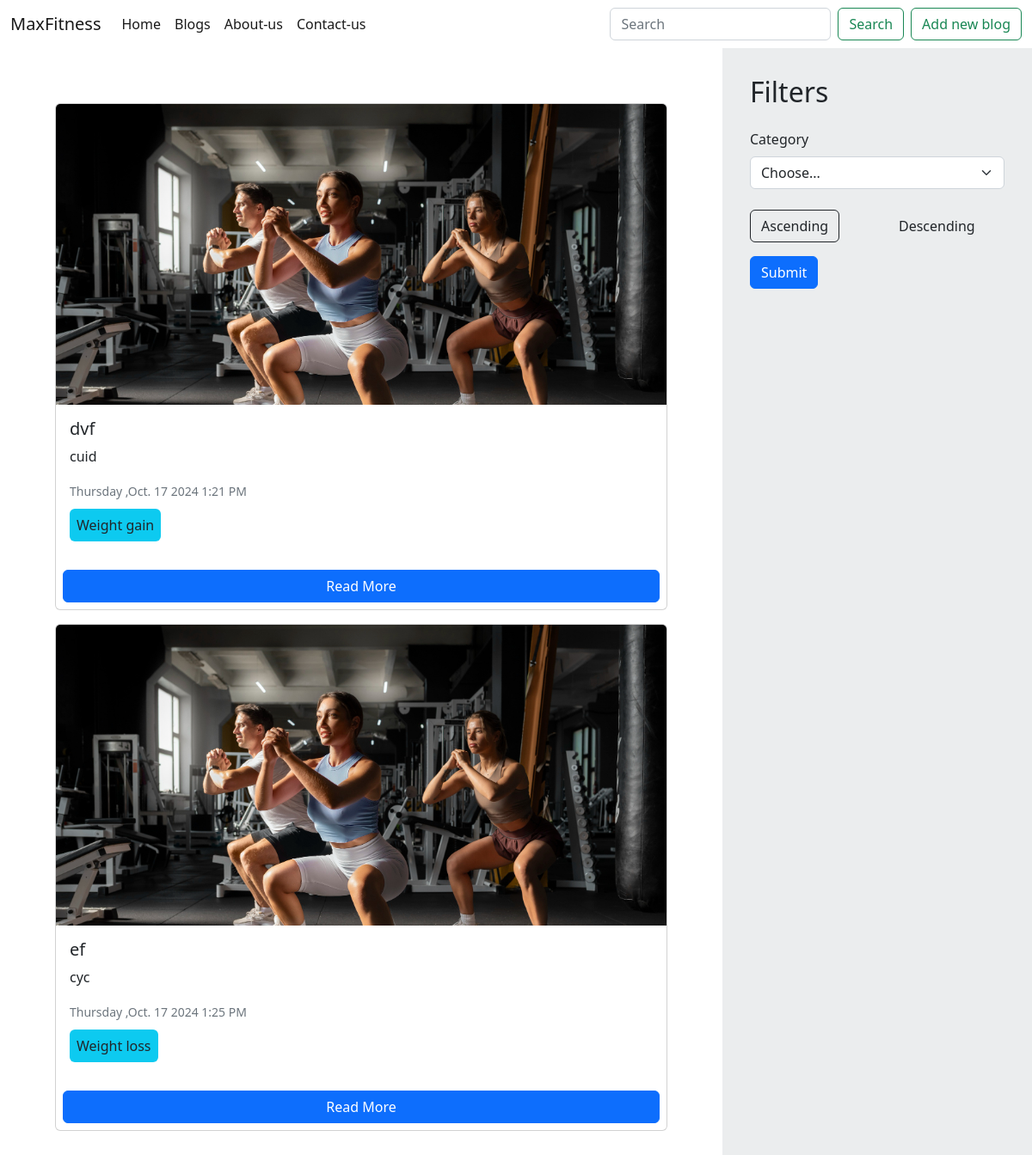
/blog/, run on an earlier commit of the app's database.
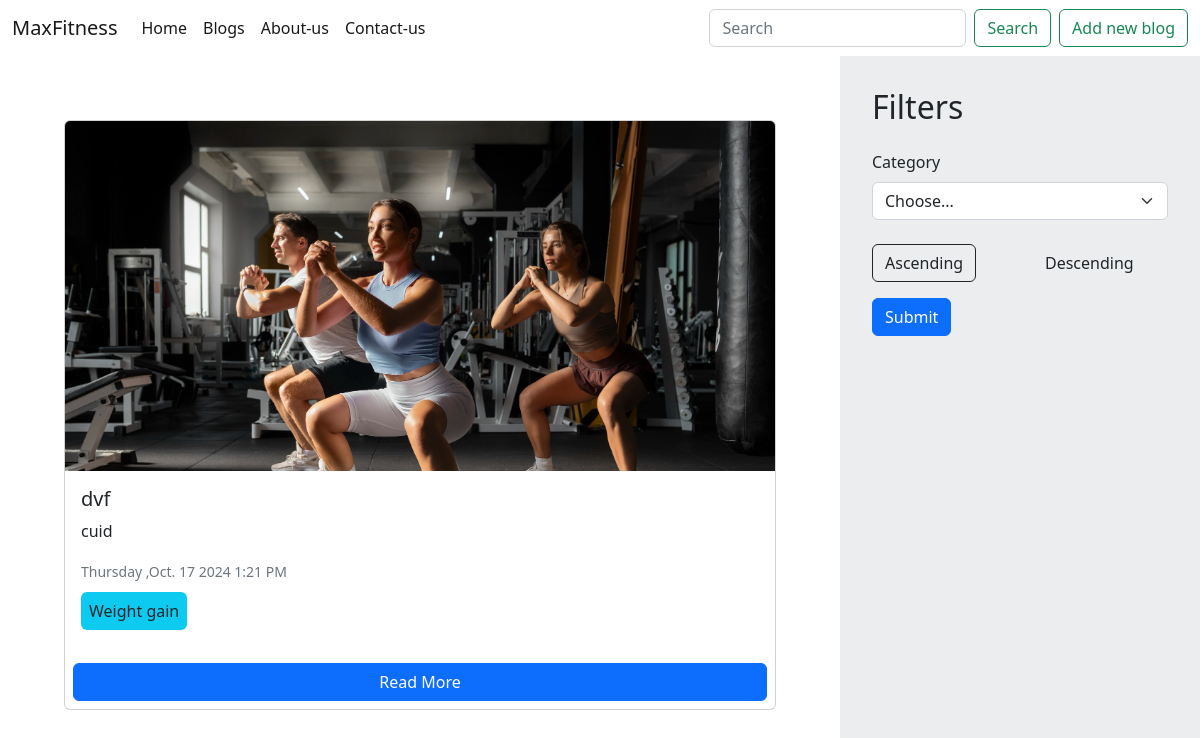
And on a later commit of the database.
### Blog/models.py (models this page shows, shortened)
class Blog(models.Model):
    CATEGORY_CHOICES = [
        ("Weight loss","Weight loss"),
        ("Weight gain","Weight gain"),
        ("Food","Food"),
        ("Health","Health"),
        ("Muscle gain","Muscle gain"),
        ("Yoga","Yoga"),
    ]
    blog_id = models.AutoField(primary_key=True,unique=True)
    title = models.CharField(max_length=3000)
    category = models.CharField(max_length=300,choices=CATEGORY_CHOICES)
    introduction = models.TextField(max_length=6000)
    sub_heading1 = models.CharField(max_length=1000)
    content1 = models.CharField(max_length=10000)
    sub_heading2 = models.CharField(max_length=1000)
    content2 = models.CharField(max_length=10000)
    sub_heading3 = models.CharField(max_length=1000)
    content3 = models.CharField(max_length=10000)
    sub_heading4 = models.CharField(max_length=1000)
    content4 = models.CharField(max_length=10000)
    post_date = models.DateTimeField(auto_now=True)

### Blog/views.py (the view)
# urls.py: path('', views.blog_home,name='blogapp'),
def blog_home(request):
    blog_list = Blog.objects.all()
    random.randint(1,6)
    return render(request, 'Blog/blogs.html',{'blog_list' : blog_list})

### Blog/templates/Blog/blogs.html (shortened to what this page needs)
<!doctype html>
{% load static %}
<html lang="en">
<head>
    <link href="https://cdn.jsdelivr.net/npm/bootstrap@5.2.3/dist/css/bootstrap.min.css" rel="stylesheet"
>
    <link rel="stylesheet" href="{% static 'Blog/css/blogs.css' %}">
</head>
<body>
    {% include 'navbar.html' %}
    <main class="main-div">
        <div class="blog-list">
            {% for item in blog_list %}
                <div class="card mb-3">
                    <img height="350vw" src="{% static 'Blog/img/blog1.jpg' %}" class="card-img-top" alt="...">
                        <div class="card-body">
                            <h5 class="card-title">{{item.title}}</h5>
                            <p class="card-text">{{item.introduction|slice:":300"}}</p>
                            <p class="card-text"><small class="text-muted">
                                     {{item.post_date|date:"l ,N d Y g:i A"}}
                                </small>
                            <p><span class=" p-2 bg-info rounded">{{item.category}}</span></p>
                            </p>
                        </div>
                    <a href="{% url 'Blog:view_blogs' blog_id=item.blog_id %}" class="btn btn-primary m-2">Read More</a>
                </div>
            {% endfor %}
        </div>
        <div class="filter-list">
            <h2>Filters</h2>
            <div class="filter-container">
                <form class="mt-4">
                    <div class="col-md-4 w-100 mb-2">
                        <label for="inputState" class="form-label">Category</label>
                        <select id="inputState" class="form-select">
                            <option selected>Choose...</option>
                        </select>
                    </div>
                    <div class="col-md-4 w-100 mt-4 mb-3">
                        <div class="row">
                            <div class="col">
                                <label class="btn" for="option5">Ascending</label>
                            </div>
                            <div class="col">
                                <label class="btn" for="option6">Descending</label>
                            </div>
                        </div>
                    </div>
                    <button type="submit" class="btn btn-primary">Submit</button>
                </form>
            </div>
        </div>
    </main>
</body>
</html>

### templates/navbar.html (shortened to what this page needs)
<!DOCTYPE html>
<html lang="en">
<head>
</head>
<body>
    <nav class="navbar navbar-expand-lg bg-body-tertiary">
        <div class="container-fluid">
          <a class="navbar-brand" href="{% url 'homepage' %}">MaxFitness</a>
          <div class="collapse navbar-collapse" id="navbarSupportedContent">
            <ul class="navbar-nav me-auto mb-2 mb-lg-0">
              <li class="nav-item">
                <a class="nav-link active" aria-current="page" href="{% url 'homepage' %}">Home</a>
              </li>
              <li class="nav-item">
                <a class="nav-link active" aria-current="page" href="{% url 'Blog:blogapp' %}">Blogs</a>
              </li>
              <li class="nav-item">
                <a class="nav-link active" aria-current="page" href="#">About-us</a>
              </li>
              <li class="nav-item">
                <a class="nav-link active" aria-current="page" href="#">Contact-us</a>
              </li>
            </ul>
            <form class="d-flex" role="search">
              <input class="form-control me-2" type="search" placeholder="Search" aria-label="Search">
              <button class="btn btn-outline-success" type="submit">Search</button>
            </form>
            <a class="btn btn-outline-success ms-2" href="{% url 'Blog:add_new_blog' %}">Add new blog</a>
          </div>
        </div>
      </nav>
</body>
</html>

### Blog/static/Blog/css/blogs.css (style rules this page uses)
* { margin: 0; padding: 0; box-sizing: border-box; }
body { width: 100%; height: 100%; }
.main-div { display: flex; }
.blog-list { width: 70%; height: 92vh; padding: 4em; overflow: scroll; overflow-x: hidden; }
.filter-list { width: 30%; padding: 2em; background-color: #ebedee; }
.card>img { object-fit: cover; object-position: 0 0px; }

What changed in the data, as far as the page shows it:
removed Blog: title "ef", introduction "cyc", post_date "Thursday ,Oct. 17 2024 1:25 PM", category "Weight loss"
